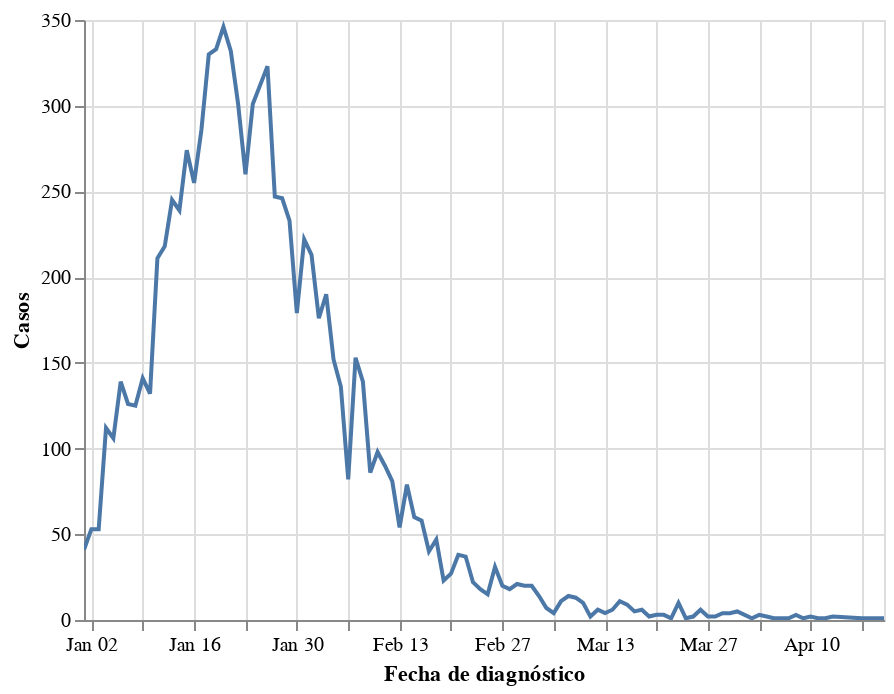

Here is the notebook cell this chart was saved with:
### Code cell
alt.layer(
    covid_cases_chart.mark_line()
).interactive()

### Figure 1 — Vega-Lite specification as saved in the notebook (floating-point values rounded to 4 significant figures)
{"config": {"view": {"continuousWidth": 400, "continuousHeight": 300}}, "layer": [{"mark": "line", "encoding": {"x": {"field": "Fecha de diagnóstico", "type": "temporal"}, "y": {"field": "Casos", "type": "quantitative"}}, "selection": {"selector006": {"type": "interval", "bind": "scales", "encodings": ["x", "y"]}}}], "data": {"name": "data-f47cb2d7a656f32bdf9232c4d715c223"}, "$schema": "https://vega.github.io/schema/vega-lite/v4.17.0.json", "datasets": {"data-f47cb2d7a656f32bdf9232c4d715c223": [{"Fecha de diagnóstico": "2022-01-01T00:00:00", "Casos": 41}, {"Fecha de diagnóstico": "2022-01-02T00:00:00", "Casos": 53}, {"Fecha de diagnóstico": "2022-01-03T00:00:00", "Casos": 53}, {"Fecha de diagnóstico": "2022-01-04T00:00:00", "Casos": 112}, {"Fecha de diagnóstico": "2022-01-05T00:00:00", "Casos": 106}, {"Fecha de diagnóstico": "2022-01-06T00:00:00", "Casos": 139}, {"Fecha de diagnóstico": "2022-01-07T00:00:00", "Casos": 126}, {"Fecha de diagnóstico": "2022-01-08T00:00:00", "Casos": 125}, {"Fecha de diagnóstico": "2022-01-09T00:00:00", "Casos": 141}, {"Fecha de diagnóstico": "2022-01-10T00:00:00", "Casos": 132}, {"Fecha de diagnóstico": "2022-01-11T00:00:00", "Casos": 211}, {"Fecha de diagnóstico": "2022-01-12T00:00:00", "Casos": 218}, {"Fecha de diagnóstico": "2022-01-13T00:00:00", "Casos": 245}, {"Fecha de diagnóstico": "2022-01-14T00:00:00", "Casos": 239}, {"Fecha de diagnóstico": "2022-01-15T00:00:00", "Casos": 274}, {"Fecha de diagnóstico": "2022-01-16T00:00:00", "Casos": 255}, {"Fecha de diagnóstico": "2022-01-17T00:00:00", "Casos": 286}, {"Fecha de diagnóstico": "2022-01-18T00:00:00", "Casos": 330}, {"Fecha de diagnóstico": "2022-01-19T00:00:00", "Casos": 333}, {"Fecha de diagnóstico": "2022-01-20T00:00:00", "Casos": 346}, {"Fecha de diagnóstico": "2022-01-21T00:00:00", "Casos": 332}, {"Fecha de diagnóstico": "2022-01-22T00:00:00", "Casos": 301}, {"Fecha de diagnóstico": "2022-01-23T00:00:00", "Casos": 260}, {"Fecha de diagnóstico": "2022-01-24T00:00:00", "Casos": 301}, {"Fecha de diagnóstico": "2022-01-25T00:00:00", "Casos": 312}, {"Fecha de diagnóstico": "2022-01-26T00:00:00", "Casos": 323}, {"Fecha de diagnóstico": "2022-01-27T00:00:00", "Casos": 247}, {"Fecha de diagnóstico": "2022-01-28T00:00:00", "Casos": 246}, {"Fecha de diagnóstico": "2022-01-29T00:00:00", "Casos": 233}, {"Fecha de diagnóstico": "2022-01-30T00:00:00", "Casos": 179}, {"Fecha de diagnóstico": "2022-01-31T00:00:00", "Casos": 222}, {"Fecha de diagnóstico": "2022-02-01T00:00:00", "Casos": 213}, {"Fecha de diagnóstico": "2022-02-02T00:00:00", "Casos": 176}, {"Fecha de diagnóstico": "2022-02-03T00:00:00", "Casos": 190}, {"Fecha de diagnóstico": "2022-02-04T00:00:00", "Casos": 152}, {"Fecha de diagnóstico": "2022-02-05T00:00:00", "Casos": 136}, {"Fecha de diagnóstico": "2022-02-06T00:00:00", "Casos": 82}, {"Fecha de diagnóstico": "2022-02-07T00:00:00", "Casos": 153}, {"Fecha de diagnóstico": "2022-02-08T00:00:00", "Casos": 139}, {"Fecha de diagnóstico": "2022-02-09T00:00:00", "Casos": 86}, {"Fecha de diagnóstico": "2022-02-10T00:00:00", "Casos": 98}, {"Fecha de diagnóstico": "2022-02-11T00:00:00", "Casos": 90}, {"Fecha de diagnóstico": "2022-02-12T00:00:00", "Casos": 81}, {"Fecha de diagnóstico": "2022-02-13T00:00:00", "Casos": 54}, {"Fecha de diagnóstico": "2022-02-14T00:00:00", "Casos": 79}, {"Fecha de diagnóstico": "2022-02-15T00:00:00", "Casos": 60}, {"Fecha de diagnóstico": "2022-02-16T00:00:00", "Casos": 58}, {"Fecha de diagnóstico": "2022-02-17T00:00:00", "Casos": 40}, {"Fecha de diagnóstico": "2022-02-18T00:00:00", "Casos": 47}, {"Fecha de diagnóstico": "2022-02-19T00:00:00", "Casos": 23}, {"Fecha de diagnóstico": "2022-02-20T00:00:00", "Casos": 27}, {"Fecha de diagnóstico": "2022-02-21T00:00:00", "Casos": 38}, {"Fecha de diagnóstico": "2022-02-22T00:00:00", "Casos": 37}, {"Fecha de diagnóstico": "2022-02-23T00:00:00", "Casos": 22}, {"Fecha de diagnóstico": "2022-02-24T00:00:00", "Casos": 18}, {"Fecha de diagnóstico": "2022-02-25T00:00:00", "Casos": 15}, {"Fecha de diagnóstico": "2022-02-26T00:00:00", "Casos": 31}, {"Fecha de diagnóstico": "2022-02-27T00:00:00", "Casos": 20}, {"Fecha de diagnóstico": "2022-02-28T00:00:00", "Casos": 18}, {"Fecha de diagnóstico": "2022-03-01T00:00:00", "Casos": 21}, {"Fecha de diagnóstico": "2022-03-02T00:00:00", "Casos": 20}, {"Fecha de diagnóstico": "2022-03-03T00:00:00", "Casos": 20}, {"Fecha de diagnóstico": "2022-03-04T00:00:00", "Casos": 14}, {"Fecha de diagnóstico": "2022-03-05T00:00:00", "Casos": 7}, {"Fecha de diagnóstico": "2022-03-06T00:00:00", "Casos": 4}, {"Fecha de diagnóstico": "2022-03-07T00:00:00", "Casos": 11}, {"Fecha de diagnóstico": "2022-03-08T00:00:00", "Casos": 14}, {"Fecha de diagnóstico": "2022-03-09T00:00:00", "Casos": 13}, {"Fecha de diagnóstico": "2022-03-10T00:00:00", "Casos": 10}, {"Fecha de diagnóstico": "2022-03-11T00:00:00", "Casos": 2}, {"Fecha de diagnóstico": "2022-03-12T00:00:00", "Casos": 6}, {"Fecha de diagnóstico": "2022-03-13T00:00:00", "Casos": 4}, {"Fecha de diagnóstico": "2022-03-14T00:00:00", "Casos": 6}, {"Fecha de diagnóstico": "2022-03-15T00:00:00", "Casos": 11}, {"Fecha de diagnóstico": "2022-03-16T00:00:00", "Casos": 9}, {"Fecha de diagnóstico": "2022-03-17T00:00:00", "Casos": 5}, {"Fecha de diagnóstico": "2022-03-18T00:00:00", "Casos": 6}, {"Fecha de diagnóstico": "2022-03-19T00:00:00", "Casos": 2}, {"Fecha de diagnóstico": "2022-03-20T00:00:00", "Casos": 3}, {"Fecha de diagnóstico": "2022-03-21T00:00:00", "Casos": 3}, {"Fecha de diagnóstico": "2022-03-22T00:00:00", "Casos": 1}, {"Fecha de diagnóstico": "2022-03-23T00:00:00", "Casos": 10}, {"Fecha de diagnóstico": "2022-03-24T00:00:00", "Casos": 1}, {"Fecha de diagnóstico": "2022-03-25T00:00:00", "Casos": 2}, {"Fecha de diagnóstico": "2022-03-26T00:00:00", "Casos": 6}, {"Fecha de diagnóstico": "2022-03-27T00:00:00", "Casos": 2}, {"Fecha de diagnóstico": "2022-03-28T00:00:00", "Casos": 2}, {"Fecha de diagnóstico": "2022-03-29T00:00:00", "Casos": 4}, {"Fecha de diagnóstico": "2022-03-30T00:00:00", "Casos": 4}, {"Fecha de diagnóstico": "2022-03-31T00:00:00", "Casos": 5}, {"Fecha de diagnóstico": "2022-04-02T00:00:00", "Casos": 1}, {"Fecha de diagnóstico": "2022-04-03T00:00:00", "Casos": 3}, {"Fecha de diagnóstico": "2022-04-04T00:00:00", "Casos": 2}, {"Fecha de diagnóstico": "2022-04-05T00:00:00", "Casos": 1}, {"Fecha de diagnóstico": "2022-04-06T00:00:00", "Casos": 1}, {"Fecha de diagnóstico": "2022-04-07T00:00:00", "Casos": 1}, {"Fecha de diagnóstico": "2022-04-08T00:00:00", "Casos": 3}, {"Fecha de diagnóstico": "2022-04-09T00:00:00", "Casos": 1}, {"Fecha de diagnóstico": "2022-04-10T00:00:00", "Casos": 2}, {"Fecha de diagnóstico": "2022-04-11T00:00:00", "Casos": 1}, {"Fecha de diagnóstico": "2022-04-12T00:00:00", "Casos": 1}, {"Fecha de diagnóstico": "2022-04-13T00:00:00", "Casos": 2}, {"Fecha de diagnóstico": "2022-04-17T00:00:00", "Casos": 1}, {"Fecha de diagnóstico": "2022-04-18T00:00:00", "Casos": 1}, {"Fecha de diagnóstico": "2022-04-19T00:00:00", "Casos": 1}, {"Fecha de diagnóstico": "2022-04-20T00:00:00", "Casos": 1}]}}
